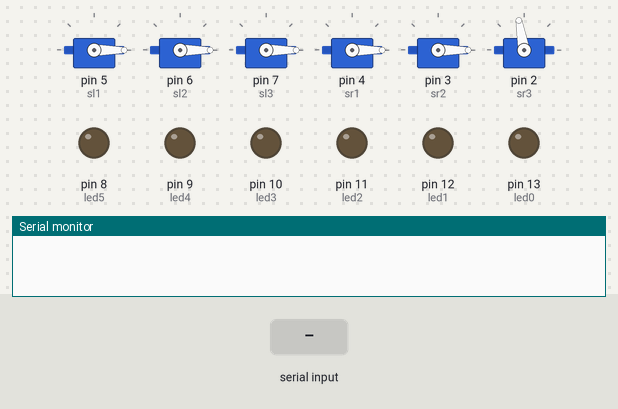
This program was run on a simulated Arduino Uno, built with avr-gcc and run on an emulated ATmega328P. Shown: 6 × servo, output pins drawn as LEDs (lit = HIGH), the last lines printed to the serial monitor. The test bench sets the inputs (shaded band).

Above: at 1.2 s.
1.3 s: "llllll" received over Serial
At 3.5 s:
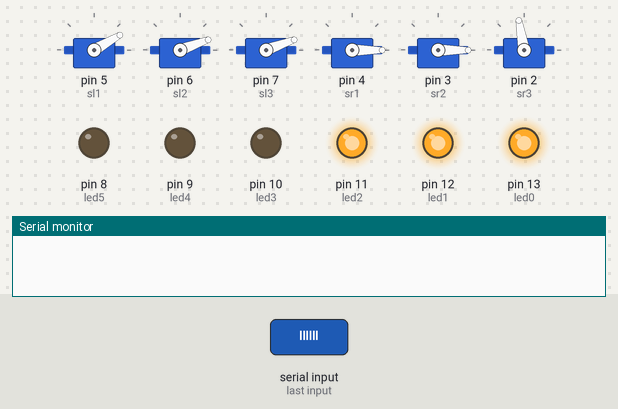
4.3 s: "," received over Serial
6.0 s: "rrrrrr" received over Serial
At 8.0 s:
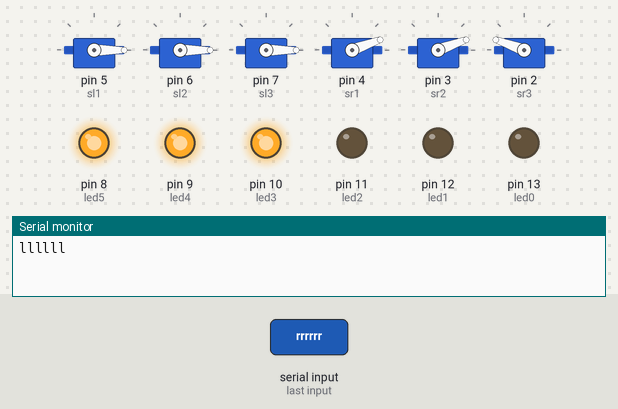
Timing chart, 0 to 9.8 s (numbered marks = the images above; inputs shaded):
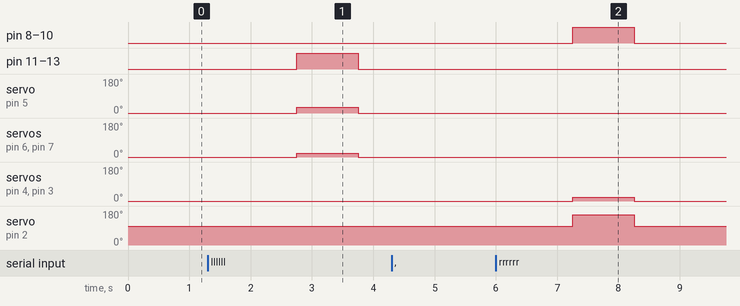

The program:

main.cpp
```cpp
#include <Arduino.h>
#include <Servo.h>
#include <string.h>

Servo sl1,sl2,sl3,sr1,sr2,sr3;
int led0=13,led1=12,led2=11,led3=10,led4=9,led5=8;
String data="";

void setup() {
    Serial.begin(9600);
    sl1.attach(5);
    sl2.attach(6);
    sl3.attach(7);
    sr1.attach(4);
    sr2.attach(3);
    sr3.attach(2);
   pinMode(led0,OUTPUT);
   pinMode(led1,OUTPUT);
   pinMode(led2,OUTPUT);
   pinMode(led3,OUTPUT);
   pinMode(led4,OUTPUT);
   pinMode(led5,OUTPUT);
   sl1.write(0);
   sl2.write(0);
   sl3.write(0);
   sr1.write(0);
   sr2.write(0);
   sr3.write(100);
}

void loop() {

    if(Serial.available()){
        char ch=Serial.read();
        //Serial.println(ch);
        if(ch == ','){
            Serial.println(data);
            data="";
        }else{
            data+=ch;
        }
        //Serial.println(data);
        //Serial.println(mofo);
        if (data.length() == 6){
        if(data.charAt(0)=='1'){
           sl1.write(30);
           digitalWrite(led0,HIGH);
        }else{
        digitalWrite(led0,LOW);
        sl1.write(0);
        }
        if(data.charAt(1)=='1'){
            digitalWrite(led1,HIGH);
            sl2.write(20);
        }else{
        digitalWrite(led1,LOW);
        sl2.write(0);
        }
         if(data.charAt(2)=='1'){
             digitalWrite(led2,HIGH);
             sl3.write(20);
        }else{
        digitalWrite(led2,LOW);
        sl3.write(0);
        }
         if(data.charAt(3)=='1'){
             digitalWrite(led3,HIGH);
             sr1.write(20);
        }else{
        digitalWrite(led3,LOW);
        sr1.write(0);
        }
         if(data.charAt(4)=='1'){
         digitalWrite(led4,HIGH);
         sr2.write(20);
        }else{
        digitalWrite(led4,LOW);
        sr2.write(0);
        }
         if(data.charAt(5)=='1'){
         digitalWrite(led5,HIGH);
         sr3.write(160);
        }else{
        digitalWrite(led5,LOW);
        sr3.write(100);
        }
        //get directions
        if(data == "llllll"){
            sl1.write(30);
            sl2.write(20);
            sl3.write(20);
            digitalWrite(led0,HIGH);
            digitalWrite(led1,HIGH);
            digitalWrite(led2,HIGH);
            delay(1000);
            sl1.write(0);
            sl2.write(0);
            sl3.write(0);
            digitalWrite(led0,LOW);
            digitalWrite(led1,LOW);
            digitalWrite(led2,LOW);
        }else if(data == "rrrrrr"){
            sr1.write(20);
            sr2.write(20);
            sr3.write(160);
            digitalWrite(led3,HIGH);
            digitalWrite(led4,HIGH);
            digitalWrite(led5,HIGH);
            delay(1000);
            sr1.write(0);
            sr2.write(0);
            sr3.write(100);
            digitalWrite(led3,LOW);
            digitalWrite(led4,LOW);
            digitalWrite(led5,LOW);
        }else if(data == "ffffff" || data == "ssssss" ){
            sl1.write(30);
            sr1.write(20);
            digitalWrite(led0,HIGH);
            digitalWrite(led3,HIGH);
            delay(1000);
            sl1.write(0);
            sr1.write(0);
            digitalWrite(led0,LOW);
            digitalWrite(led3,LOW);
        }else if(data == "bbbbbb"){
            sl3.write(20);
            sr3.write(160);
            digitalWrite(led2,HIGH);
            digitalWrite(led5,HIGH);
            delay(1000);
            sl3.write(0);
            sr3.write(100);
            digitalWrite(led2,LOW);
            digitalWrite(led5,LOW);
        }

    }
}
delay(250); //1 second delay after each letter
}
```

Measured:
- after the input at 1.3 s, pin 11 (led2), pin 12 (led1), pin 13 (led0): LOW → HIGH after 1.5 s, → LOW 1.0 s later; servo on pin 5 (sl1): 0° → 30° after 1.5 s, → 0° 1.0 s later; servo on pin 6 (sl2), servo on pin 7 (sl3): 0° → 20° after 1.5 s, → 0° 1.0 s later
- after the input at 6.0 s, pin 8 (led5), pin 9 (led4), pin 10 (led3): LOW → HIGH after 1.3 s, → LOW 1.0 s later; servo on pin 4 (sr1), servo on pin 3 (sr2): 0° → 20° after 1.3 s, → 0° 1.0 s later; servo on pin 2 (sr3): 100° → 160° after 1.3 s, → 100° 1.0 s later
